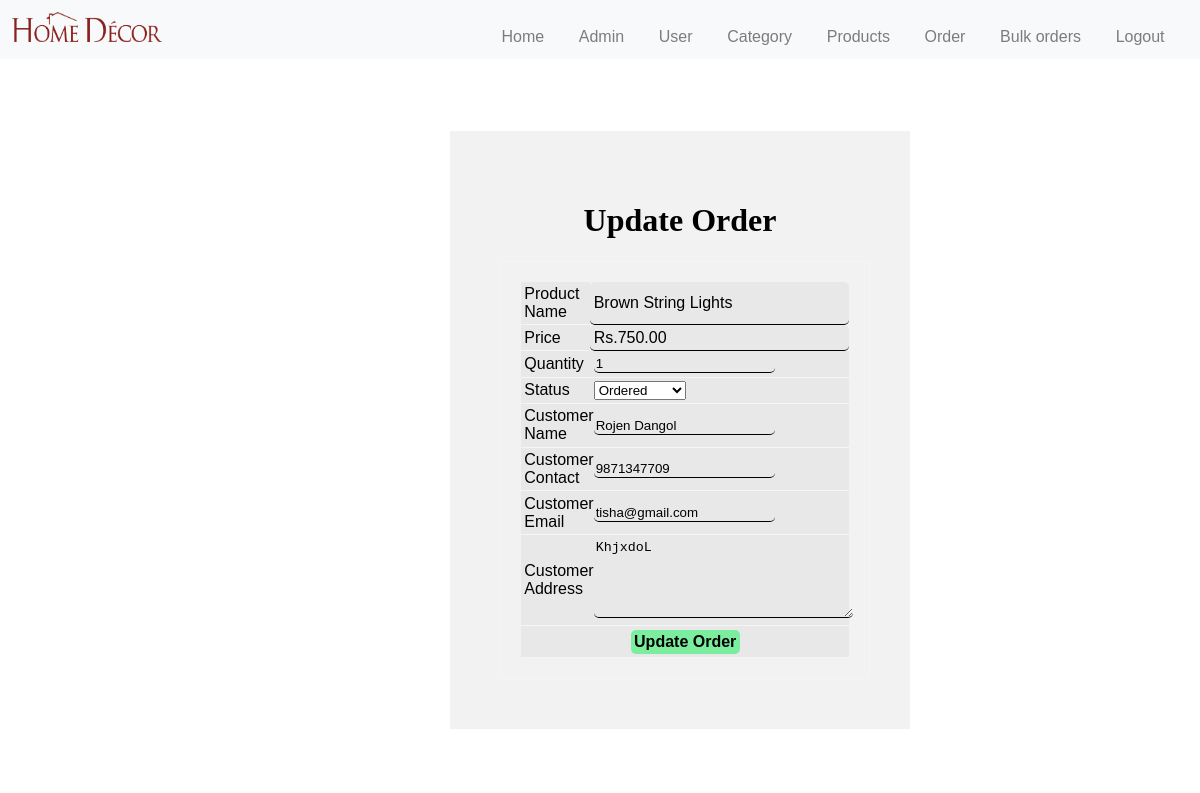
The page /admin/update-order.php?id=10 (signed in) on the database its author committed.
### tables this page shows
CREATE TABLE `orders` (
  `id` int(11) NOT NULL,
  `product` varchar(150) DEFAULT NULL,
  `price` decimal(10,2) DEFAULT NULL,
  `qty` int(11) DEFAULT NULL,
  `total` decimal(10,2) DEFAULT NULL,
  `order_date` datetime DEFAULT NULL,
  `status` varchar(50) DEFAULT NULL,
  `customer_name` varchar(150) DEFAULT NULL,
  `customer_contact` varchar(20) DEFAULT NULL,
  `customer_email` varchar(150) DEFAULT NULL,
  `customer_address` varchar(255) DEFAULT NULL
);

### admin/update-order.php (the view, shortened to what this page needs)
<?php
  include('partials/header.php');
?>
<div class="main-content">
  <div class="wrapper">
    <br><br>
    <?php
      if(isset($_GET['id'])){
        $id=$_GET['id'];
        $sql="SELECT * FROM orders WHERE id=$id";
        $res=mysqli_query($conn,$sql);
        $count=mysqli_num_rows($res);
        if($count==1){
          $row=mysqli_fetch_assoc($res);
          $product=$row['product'];
          $price=$row['price'];
          $qty=$row['qty'];
          $status=$row['status'];
          $customer_name=$row['customer_name'];
          $customer_contact=$row['customer_contact'];
          $customer_email=$row['customer_email'];
          $customer_address=$row['customer_address'];
        }else{
          header('location:'.$home.'admin/manage-order.php');
        }
      }else{
        header('location:'.$home.'admin/manage-order.php');
      }
    ?>
    <form action="" method="POST" class="add">
      <h1 class="h1"><b> Update Order </b></h1>
      <table class="tbl-30">
        <tr>
          <td>Product Name</td>
          <td class="box"><?php echo $product; ?></td>
        </tr>
        <tr>
          <td>Price</td>
          <td class="box">Rs.<?php echo $price;?></td>
        </tr>
        <tr>
          <td>Quantity</td>
          <td>
            <input class="box" type="number" name="qty" value="<?php echo $qty;?>">
          </td>
        </tr>
        <tr>
          <td>Status</td>
          <td>
            <select name="status">
              <option <?php if($status=="Ordered"){echo "selected";} ?> value="Ordered">Ordered</option>
            </select>
          </td>
        </tr>
        <tr>
          <td>Customer Name</td>
          <td>
            <input class="box" type="text" name="customer_name" value="<?php echo $customer_name;?>">
          </td>
        </tr>
        <tr>
          <td>Customer Contact</td>
          <td>
            <input class="box" type="text" name="customer_contact" value="<?php echo $customer_contact;?>">
          </td>
        </tr>
        <tr>
          <td>Customer Email</td>
          <td>
            <input class="box" type="text" name="customer_email" value="<?php echo $customer_email;?>">
          </td>
        </tr>
        <tr>
          <td>Customer Address</td>
          <td>
            <textarea class="box" name="customer_address" cols="30" rows="5"><?php echo $customer_address;?></textarea>
          </td>
        </tr>
        <tr>
          <td colspan="2" style="text-align: center;">
            <input type="submit" name="submit" value="Update Order" class="btn-secondary">
          </td>
        </tr>
      </table>
    </form>
  </div>
</div>

### css/admin9.css (style rules this page uses)
body { margin: 0; padding: 0; font-family: Arial, Helvetica, sans-serif; }
.main-content { width: 100%; padding: 50px; margin-top: 0px; }
table { border: 1px solid #f5f5f5; padding: 20px; border-radius: 1%; border-spacing: 0; margin: auto; }
.tbl-30 { width: 30%; }
table tr td { padding: 1%; text-align: left; border-bottom: 1px solid #f5f5f5; }
tr { background-color: #e9e8e8; }
.btn-secondary { background-color: #7bed9f; padding: 1%; color: black; text-decoration: none; font-weight: bold; border: none; font-size: 1rem; border-radius: 5px; }
.box { border-radius: 5px; }
.main-content { background-color: #fff; padding: 3% 0; }
.tbl-30 .box { border: 0; outline: 0; background: transparent; border-bottom: 1px solid black; }
.wrapper .add { background-color: #f2f2f2; width: 30%; padding: 50px; margin-left: 450px; }
.add .h1 { text-align: center; font-family: Gabriola; }
textarea::placeholder { position: absolute; bottom: 0; }

### rows shown on the page
orders: product "Brown String Lights", price "750.00", qty "1", status "Ordered", customer_name "Rojen Dangol", customer_contact "9871347709", customer_email "tisha@gmail.com", customer_address "KhjxdoL"
